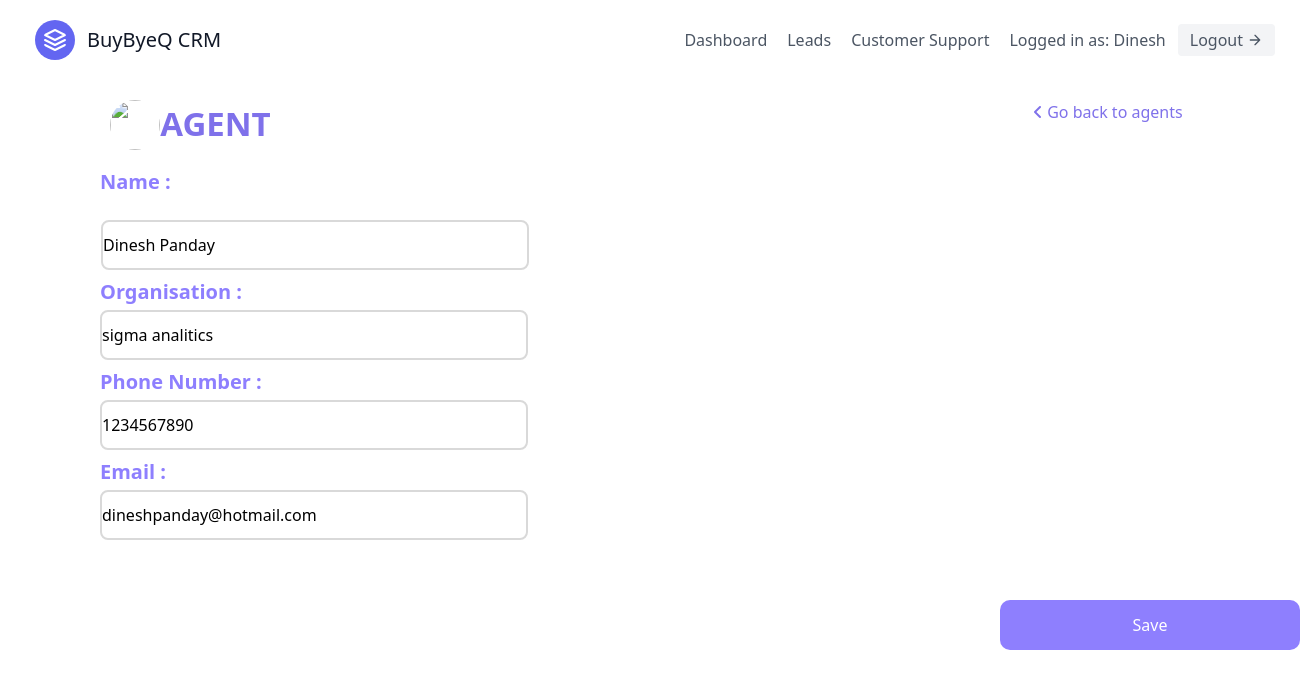
Screenshot of /agents/2/ (signed in) with the database file from the repository.
### agents/models.py (models this page shows, shortened)
class agent(models.Model):
    user = models.OneToOneField(User, on_delete=models.CASCADE , primary_key=True)
    agent_name = models.CharField(max_length = 20)
    organisation = models.CharField(max_length = 30 )
    phone_number = models.CharField(max_length=10)
    email = models.EmailField(null=True, max_length=50)

### agents/views.py (the view)
# urls.py: path('<int:pk>/', agentdetail, name='agent-detail'),
@login_required(login_url='login')
def agentdetail(request,pk):
    agents = agent.objects.get(user_id=pk)
    form = agentupdateform(instance=agents)
    if request.method =="POST":
        form = agentupdateform(request.POST, instance=agents)
        if form.is_valid():
            form.save()
            return redirect("agents:agent-list")
    context = {
        "form":form,
        "agents" : agents
    }
    return render(request, "agents/agent_detail.html", context)

### agents/forms.py
class agentupdateform(forms.ModelForm):
    class Meta:
        model = agent
        fields = (
            'user',
            'agent_name',
            'organisation',
            'phone_number',
            'email',
        )
        widgets = {
            'user' : forms.HiddenInput(attrs={'id' : 'agent_id'}),
            'email' : forms.EmailInput(attrs={'class':"box" , 'style':'left: 100px; top: 490px;'}),
            'agent_name' : forms.TextInput(attrs={'class':'box', 'style':'top: 220px; left: 101px;'}),
            'organisation': forms.TextInput(attrs={'class':"box" , 'style':'left: 100px; top: 310px;'}),
            'phone_number': forms.NumberInput(attrs={'class':"box" , 'style':'left: 100px; top: 400px;'}),
        }

### agents/templates/agents/agent_detail.html (shortened to what this page needs)
{% extends "base.html" %}
{% block content %}
<link rel="stylesheet" href="https://cdnjs.cloudflare.com/ajax/libs/font-awesome/6.1.1/css/all.min.css" />
<body class="page">
  <h1 class="head">AGENT</h1>
  <img class="icon" src="https://thumbs.dreamstime.com/b/salesman-salesman-icon-147167439.jpg"></img>
  <form method="post" action=".">
    <div>
        <lable class="name" style="left: 100px; top: 170px;">Name : </lable>
        {{ form.agent_name }}
        <lable class="name" style="left: 100px; top: 280px;" >Organisation : </lable>
        {{ form.organisation }}
        <lable class="name" style="left: 100px; top: 370px;">Phone Number : </lable>
        {{ form.phone_number }}
        <lable class="name" style="left: 100px; top: 460px;">Email : </lable>
        {{ form.email }}
    </div>
    <button class="btn" type="submit"></i>Save</button>
    <a href="{% url 'agents:agent-list' %}" class="btn2"><i class="fa-solid fa-angle-left"></i>  Go back to agents</a>
  </form>
</body>
{% endblock %}

### templates/base.html (shortened to what this page needs)
{% load static %}
<!DOCTYPE html>
<html lang='en'>
    <head>
        <link href="https://unpkg.com/tailwindcss@^2/dist/tailwind.min.css" rel="stylesheet">
    </head>
    <body>
        <div class="max-w-7xl mx-auto">
            {% include 'navbar.html' %}
            {% block content %}
            {% endblock content %}
        </div>
    </body>
</html>

### templates/navbar.html (shortened to what this page needs)
<header class="text-gray-600 body-font">
  <div class="container mx-auto flex flex-wrap p-5 flex-col md:flex-row items-center">
    <a class="flex title-font font-medium items-center text-gray-900 mb-4 md:mb-0">
      <svg xmlns="http://www.w3.org/2000/svg" fill="none" stroke="currentColor" stroke-linecap="round" stroke-linejoin="round" stroke-width="2" class="w-10 h-10 text-white p-2 bg-indigo-500 rounded-full" viewBox="0 0 24 24">
        <path d="M12 2L2 7l10 5 10-5-10-5zM2 17l10 5 10-5M2 12l10 5 10-5"></path>
      </svg>
      <span class="ml-3 text-xl">BuyByeQ CRM</span>
    </a>
    <nav class="md:ml-auto flex flex-wrap items-center text-base justify-center">
      {% if not request.user.is_authenticated %}
        <a href="{% url 'signup' %}" class="mr-5 hover:text-gray-900">Signup</a>
      {% else %}
      {% if request.user.is_staff %}
        <a href="{% url 'dashboard' %}" class="mr-5 hover:text-gray-900">Dashboard</a>
        <a href="#" class="mr-5 hover:text-gray-900">Product</a>
        <a href="{% url 'agents:agent-list' %}" class="mr-5 hover:text-gray-900">Agents</a>
        <a href="{% url 'leads:lead-list' %}" class="mr-5 hover:text-gray-900">Leads</a>
      {%else%}
        <a href="{% url 'agent-dashboard' %}" class="mr-5 hover:text-gray-900">Dashboard</a>
        <a href="{% url 'leads:lead-list' %}" class="mr-5 hover:text-gray-900">Leads</a>
        <a href="{% url 'index' %}" class="mr-5 hover:text-gray-900">Customer Support</a>
      {%endif%}
      {% endif %}
    </nav>
    {% if request.user.is_authenticated %}
      Logged in as: {{ request.user.username }}
      <a href="{% url 'logout' %}" class="ml-3 inline-flex items-center bg-gray-100 border-0 py-1 px-3 focus:outline-none hover:bg-gray-200 rounded text-base mt-4 md:mt-0">
        Logout
        <svg fill="none" stroke="currentColor" stroke-linecap="round" stroke-linejoin="round" stroke-width="2" class="w-4 h-4 ml-1" viewBox="0 0 24 24">
          <path d="M5 12h14M12 5l7 7-7 7"></path>
        </svg>
      </a>
    {% endif %}
  </div>
</header>

### templates/script.html (shortened to what this page needs)
{% load static %}

### agents/templates/agents/agent_detail.html (style rules this page uses)
.box { box-sizing: border-box; position: absolute; width: 428px; height: 50px; border-style: outset; border: 2px solid #D9D9D9; border-radius: 8px; }
.head { position: absolute; width: 211px; height: 48px; left: 110px; top: 100px; font-weight: 700; font-size: 33px; line-height: 48px; text-align: center; color: #7F71EA; }
.btn { position: absolute; width: 300px; height: 50px; left: 1000px; top: 600px; background: #8E7FFE; color: #FFFFFF; border-radius: 10px; }
.name { position: absolute; width: 180px; height: 29px; font-weight: 600; font-size: 20px; line-height: 24px; color: #8E7FFE; }
.icon { position: absolute; vertical-align: middle; width: 50px; height: 50px; left: 110px; top: 100px; border-radius: 50%; }
.btn2 { position: absolute; left: 1033px; top: 100px; color: #7F71EA; cursor: pointer; }

### rows the page displays
agent: agent_name "Dinesh Panday", organisation "sigma analitics", phone_number "1234567890", email "dineshpanday@hotmail.com"

### other values shown
{{ request.user.username }} "Dinesh"
